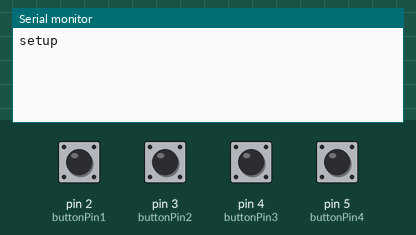
Recording of a sketch running on a simulated Arduino Uno, built with avr-gcc and run on an emulated ATmega328P. Parts: the last lines printed to the serial monitor. The test bench sets the inputs (shaded band); at power-on: pin 2 (buttonPin1), pin 3 (buttonPin2), pin 4 (buttonPin3), pin 5 (buttonPin4) HIGH. No radio packets arrive unless stated.

Above: at 1.2 s.
1.3 s: pin 2 (buttonPin1) pulled LOW for 0.15 s
At 2.6 s:
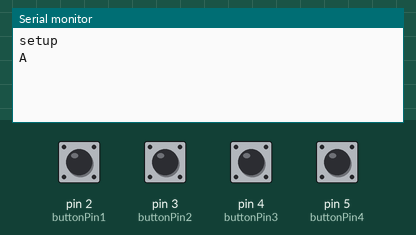
2.9 s: pin 3 (buttonPin2) pulled LOW for 0.15 s
At 3.8 s:
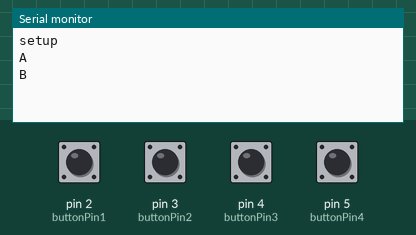
4.5 s: pin 4 (buttonPin3) pulled LOW for 0.15 s
At 5.8 s:
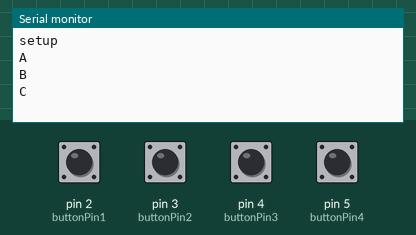
6.1 s: pin 5 (buttonPin4) pulled LOW for 0.15 s
At 7.0 s:
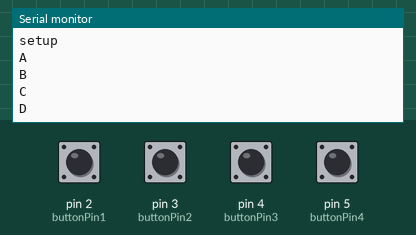

Measured:
- after the input at 1.3 s, the serial monitor: prints a new line after 0.06 s (image 1)
- after the input at 2.9 s, the serial monitor: prints a new line after 0.12 s (image 2)
- after the input at 4.5 s, the serial monitor: prints a new line after 0.08 s (image 3)
- after the input at 6.1 s, the serial monitor: prints a new line after 0.14 s (image 4)

The sketch:

Transmitter.ino
```cpp
#include <VirtualWire.h>
const int buttonPin1 = 2;
const int buttonPin2 = 3;
const int buttonPin3 = 4;
const int buttonPin4 = 5;


void setup() {
  Serial.begin(9600);       // Debugging only
  Serial.println("setup");  // Prints "Setup to the serial monitor"

  pinMode(buttonPin1, INPUT_PULLUP);
  pinMode(buttonPin2, INPUT_PULLUP);
  pinMode(buttonPin3, INPUT_PULLUP);
  pinMode(buttonPin4, INPUT_PULLUP);


  vw_set_tx_pin(12);          // Sets pin D12 as the TX pin
  vw_set_ptt_inverted(true);  // Required for DR3100
  vw_setup(4000);             // Bits per sec
}

void loop() {
  int buttonState1 = 1;
  buttonState1 = digitalRead(buttonPin1);
  if (buttonState1 == LOW) {
    const char *msg = "A";                 // Message to be sent
    digitalWrite(13, true);                // Flash a light to show transmitting
    vw_send((uint8_t *)msg, strlen(msg));  //Sending the message
    vw_wait_tx();                          // Wait until the whole message is gone
    Serial.println(*msg);
    digitalWrite(13, false);  // Turn the LED off.
    delay(1000);              // A short gap.    }
  }
  {
    int buttonState2 = 1;
    buttonState2 = digitalRead(buttonPin2);
    if (buttonState2 == LOW) {
      const char *msg = "B";                 // Message to be sent
      digitalWrite(13, true);                // Flash a light to show transmitting
      vw_send((uint8_t *)msg, strlen(msg));  //Sending the message
      vw_wait_tx();                          // Wait until the whole message is gone
      Serial.println(*msg);
      digitalWrite(13, false);  // Turn the LED off.
      delay(1000);              // A short gap.    }
    }
    {
      int buttonState3 = 1;
      buttonState3 = digitalRead(buttonPin3);
      if (buttonState3 == LOW) {
        const char *msg = "C";                 // Message to be sent
        digitalWrite(13, true);                // Flash a light to show transmitting
        vw_send((uint8_t *)msg, strlen(msg));  //Sending the message
        vw_wait_tx();                          // Wait until the whole message is gone
        Serial.println(*msg);
        digitalWrite(13, false);  // Turn the LED off.
        delay(1000);              // A short gap.    }
      }
      {
        int buttonState4 = 1;
        buttonState4 = digitalRead(buttonPin4);
        if (buttonState4 == LOW) {
          const char *msg = "D";                 // Message to be sent
          digitalWrite(13, true);                // Flash a light to show transmitting
          vw_send((uint8_t *)msg, strlen(msg));  //Sending the message
          vw_wait_tx();                          // Wait until the whole message is gone
          Serial.println(*msg);
          digitalWrite(13, false);  // Turn the LED off.
          delay(1000);              // A short gap.    }
        }
      }
    }
  }
  delay(100);
}
```
